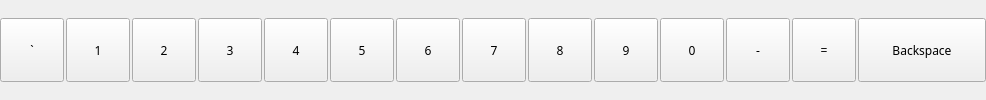
                    <widget class="QWidget" name="row0_2" native="true">
                     <property name="sizePolicy">
                      <sizepolicy hsizetype="Minimum" vsizetype="Minimum">
                       <horstretch>0</horstretch>
                       <verstretch>0</verstretch>
                      </sizepolicy>
                     </property>
                     <property name="minimumSize">
                      <size>
                       <width>0</width>
                       <height>0</height>
                      </size>
                     </property>
                     <layout class="QHBoxLayout" name="horizontalLayout_8">
                      <property name="spacing">
                       <number>2</number>
                      </property>
                      <property name="sizeConstraint">
                       <enum>QLayout::SizeConstraint::SetDefaultConstraint</enum>
                      </property>
                      <property name="leftMargin">
                       <number>0</number>
                      </property>
                      <property name="topMargin">
                       <number>0</number>
                      </property>
                      <property name="rightMargin">
                       <number>0</number>
                      </property>
                      <property name="bottomMargin">
                       <number>0</number>
                      </property>
                      <item>
                       <widget class="QPushButton" name="btn_tilde">
                        <property name="sizePolicy">
                         <sizepolicy hsizetype="Fixed" vsizetype="Minimum">
                          <horstretch>0</horstretch>
                          <verstretch>0</verstretch>
                         </sizepolicy>
                        </property>
                        <property name="minimumSize">
                         <size>
                          <width>64</width>
                          <height>64</height>
                         </size>
                        </property>
                        <property name="maximumSize">
                         <size>
                          <width>64</width>
                          <height>64</height>
                         </size>
                        </property>
                        <property name="font">
                         <font>
                          <family>TF2 Build</family>
                          <italic>false</italic>
                          <bold>false</bold>
                          <stylestrategy>PreferDefault</stylestrategy>
                         </font>
                        </property>
                        <property name="cursor">
                         <cursorShape>PointingHandCursor</cursorShape>
                        </property>
                        <property name="text">
                         <string>`</string>
                        </property>
                        <property name="autoRepeat">
                         <bool>false</bool>
                        </property>
                        <attribute name="buttonGroup">
                         <string notr="true">keybButtons</string>
                        </attribute>
                       </widget>
                      </item>
                      <item>
                       <widget class="QPushButton" name="btn_1">
                        <property name="sizePolicy">
                         <sizepolicy hsizetype="Fixed" vsizetype="Minimum">
                          <horstretch>0</horstretch>
                          <verstretch>0</verstretch>
                         </sizepolicy>
                        </property>
                        <property name="minimumSize">
                         <size>
                          <width>64</width>
                          <height>64</height>
                         </size>
                        </property>
                        <property name="maximumSize">
                         <size>
                          <width>64</width>
                          <height>64</height>
                         </size>
                        </property>
                        <property name="font">
                         <font>
                          <family>TF2 Build</family>
                          <italic>false</italic>
                          <bold>false</bold>
                          <stylestrategy>PreferDefault</stylestrategy>
                         </font>
                        </property>
                        <property name="cursor">
                         <cursorShape>PointingHandCursor</cursorShape>
                        </property>
                        <property name="text">
                         <string>1</string>
                        </property>
                        <property name="autoRepeat">
                         <bool>false</bool>
                        </property>
                        <attribute name="buttonGroup">
                         <string notr="true">keybButtons</string>
                        </attribute>
                       </widget>
                      </item>
                      <item>
                       <widget class="QPushButton" name="btn_2">
                        <property name="sizePolicy">
                         <sizepolicy hsizetype="Fixed" vsizetype="Minimum">
                          <horstretch>0</horstretch>
                          <verstretch>0</verstretch>
                         </sizepolicy>
                        </property>
                        <property name="minimumSize">
                         <size>
                          <width>64</width>
                          <height>64</height>
                         </size>
                        </property>
                        <property name="maximumSize">
                         <size>
                          <width>64</width>
                          <height>64</height>
                         </size>
                        </property>
                        <property name="font">
                         <font>
                          <family>TF2 Build</family>
                          <italic>false</italic>
                          <bold>false</bold>
                          <stylestrategy>PreferDefault</stylestrategy>
                         </font>
                        </property>
                        <property name="cursor">
                         <cursorShape>PointingHandCursor</cursorShape>
                        </property>
                        <property name="text">
                         <string>2</string>
                        </property>
                        <property name="autoRepeat">
                         <bool>false</bool>
                        </property>
                        <attribute name="buttonGroup">
                         <string notr="true">keybButtons</string>
                        </attribute>
                       </widget>
                      </item>
                      <item>
                       <widget class="QPushButton" name="btn_3">
                        <property name="sizePolicy">
                         <sizepolicy hsizetype="Fixed" vsizetype="Minimum">
                          <horstretch>0</horstretch>
                          <verstretch>0</verstretch>
                         </sizepolicy>
                        </property>
                        <property name="minimumSize">
                         <size>
                          <width>64</width>
                          <height>64</height>
                         </size>
                        </property>
                        <property name="maximumSize">
                         <size>
                          <width>64</width>
                          <height>64</height>
                         </size>
                        </property>
                        <property name="font">
                         <font>
                          <family>TF2 Build</family>
                          <italic>false</italic>
                          <bold>false</bold>
                          <stylestrategy>PreferDefault</stylestrategy>
                         </font>
                        </property>
                        <property name="cursor">
                         <cursorShape>PointingHandCursor</cursorShape>
                        </property>
                        <property name="text">
                         <string>3</string>
                        </property>
                        <property name="autoRepeat">
                         <bool>false</bool>
                        </property>
                        <attribute name="buttonGroup">
                         <string notr="true">keybButtons</string>
                        </attribute>
                       </widget>
                      </item>
                      <item>
                       <widget class="QPushButton" name="btn_4">
                        <property name="sizePolicy">
                         <sizepolicy hsizetype="Fixed" vsizetype="Minimum">
                          <horstretch>0</horstretch>
                          <verstretch>0</verstretch>
                         </sizepolicy>
                        </property>
                        <property name="minimumSize">
                         <size>
                          <width>64</width>
                          <height>64</height>
                         </size>
                        </property>
                        <property name="maximumSize">
                         <size>
                          <width>64</width>
                          <height>64</height>
                         </size>
                        </property>
                        <property name="font">
                         <font>
                          <family>TF2 Build</family>
                          <italic>false</italic>
                          <bold>false</bold>
                          <stylestrategy>PreferDefault</stylestrategy>
                         </font>
                        </property>
                        <property name="cursor">
                         <cursorShape>PointingHandCursor</cursorShape>
                        </property>
                        <property name="text">
                         <string>4</string>
                        </property>
                        <property name="autoRepeat">
                         <bool>false</bool>
                        </property>
                        <property name="autoDefault">
                         <bool>false</bool>
                        </property>
                        <property name="default">
                         <bool>false</bool>
                        </property>
                        <property name="flat">
                         <bool>false</bool>
                        </property>
                        <attribute name="buttonGroup">
                         <string notr="true">keybButtons</string>
                        </attribute>
                       </widget>
                      </item>
                      <item>
                       <widget class="QPushButton" name="btn_5">
                        <property name="sizePolicy">
                         <sizepolicy hsizetype="Fixed" vsizetype="Minimum">
                          <horstretch>0</horstretch>
                          <verstretch>0</verstretch>
                         </sizepolicy>
                        </property>
                        <property name="minimumSize">
                         <size>
                          <width>64</width>
                          <height>64</height>
                         </size>
                        </property>
                        <property name="maximumSize">
                         <size>
                          <width>64</width>
                          <height>64</height>
                         </size>
                        </property>
                        <property name="font">
                         <font>
                          <family>TF2 Build</family>
                          <italic>false</italic>
                          <bold>false</bold>
                          <stylestrategy>PreferDefault</stylestrategy>
                         </font>
                        </property>
                        <property name="cursor">
                         <cursorShape>PointingHandCursor</cursorShape>
                        </property>
                        <property name="text">
                         <string>5</string>
                        </property>
                        <property name="autoRepeat">
                         <bool>false</bool>
                        </property>
                        <property name="autoDefault">
                         <bool>false</bool>
                        </property>
                        <property name="default">
                         <bool>false</bool>
                        </property>
                        <property name="flat">
                         <bool>false</bool>
                        </property>
                        <attribute name="buttonGroup">
                         <string notr="true">keybButtons</string>
                        </attribute>
                       </widget>
                      </item>
                      <item>
                       <widget class="QPushButton" name="btn_6">
                        <property name="sizePolicy">
                         <sizepolicy hsizetype="Fixed" vsizetype="Minimum">
                          <horstretch>0</horstretch>
                          <verstretch>0</verstretch>
                         </sizepolicy>
                        </property>
                        <property name="minimumSize">
                         <size>
                          <width>64</width>
                          <height>64</height>
                         </size>
                        </property>
                        <property name="maximumSize">
                         <size>
                          <width>64</width>
                          <height>64</height>
                         </size>
                        </property>
                        <property name="font">
                         <font>
                          <family>TF2 Build</family>
                          <italic>false</italic>
                          <bold>false</bold>
                          <stylestrategy>PreferDefault</stylestrategy>
                         </font>
                        </property>
                        <property name="cursor">
                         <cursorShape>PointingHandCursor</cursorShape>
                        </property>
                        <property name="text">
                         <string>6</string>
                        </property>
                        <property name="autoRepeat">
                         <bool>false</bool>
                        </property>
                        <property name="autoDefault">
                         <bool>false</bool>
                        </property>
                        <property name="default">
                         <bool>false</bool>
                        </property>
                        <property name="flat">
                         <bool>false</bool>
                        </property>
                        <attribute name="buttonGroup">
                         <string notr="true">keybButtons</string>
                        </attribute>
                       </widget>
                      </item>
                      <item>
                       <widget class="QPushButton" name="btn_7">
                        <property name="sizePolicy">
                         <sizepolicy hsizetype="Fixed" vsizetype="Minimum">
                          <horstretch>0</horstretch>
                          <verstretch>0</verstretch>
                         </sizepolicy>
                        </property>
                        <property name="minimumSize">
                         <size>
                          <width>64</width>
                          <height>64</height>
                         </size>
                        </property>
                        <property name="maximumSize">
                         <size>
                          <width>64</width>
                          <height>64</height>
                         </size>
                        </property>
                        <property name="font">
                         <font>
                          <family>TF2 Build</family>
                          <italic>false</italic>
                          <bold>false</bold>
                          <stylestrategy>PreferDefault</stylestrategy>
                         </font>
                        </property>
                        <property name="cursor">
                         <cursorShape>PointingHandCursor</cursorShape>
                        </property>
                        <property name="text">
                         <string>7</string>
                        </property>
                        <property name="autoRepeat">
                         <bool>false</bool>
                        </property>
                        <property name="autoDefault">
                         <bool>false</bool>
                        </property>
                        <property name="default">
                         <bool>false</bool>
                        </property>
                        <property name="flat">
                         <bool>false</bool>
                        </property>
                        <attribute name="buttonGroup">
                         <string notr="true">keybButtons</string>
                        </attribute>
                       </widget>
                      </item>
                      <item>
                       <widget class="QPushButton" name="btn_8">
                        <property name="sizePolicy">
                         <sizepolicy hsizetype="Fixed" vsizetype="Minimum">
                          <horstretch>0</horstretch>
                          <verstretch>0</verstretch>
                         </sizepolicy>
                        </property>
                        <property name="minimumSize">
                         <size>
                          <width>64</width>
                          <height>64</height>
                         </size>
                        </property>
                        <property name="maximumSize">
                         <size>
                          <width>64</width>
                          <height>64</height>
                         </size>
                        </property>
                        <property name="font">
                         <font>
                          <family>TF2 Build</family>
                          <italic>false</italic>
                          <bold>false</bold>
                          <stylestrategy>PreferDefault</stylestrategy>
                         </font>
                        </property>
                        <property name="cursor">
                         <cursorShape>PointingHandCursor</cursorShape>
                        </property>
                        <property name="text">
                         <string>8</string>
                        </property>
                        <property name="autoRepeat">
                         <bool>false</bool>
                        </property>
                        <attribute name="buttonGroup">
                         <string notr="true">keybButtons</string>
                        </attribute>
                       </widget>
                      </item>
                      <item>
                       <widget class="QPushButton" name="btn_9">
                        <property name="sizePolicy">
                         <sizepolicy hsizetype="Fixed" vsizetype="Minimum">
                          <horstretch>0</horstretch>
                          <verstretch>0</verstretch>
                         </sizepolicy>
                        </property>
                        <property name="minimumSize">
                         <size>
                          <width>64</width>
                          <height>64</height>
                         </size>
                        </property>
                        <property name="maximumSize">
                         <size>
                          <width>64</width>
                          <height>64</height>
                         </size>
                        </property>
                        <property name="font">
                         <font>
                          <family>TF2 Build</family>
                          <italic>false</italic>
                          <bold>false</bold>
                          <stylestrategy>PreferDefault</stylestrategy>
                         </font>
                        </property>
                        <property name="cursor">
                         <cursorShape>PointingHandCursor</cursorShape>
                        </property>
                        <property name="text">
                         <string>9</string>
                        </property>
                        <property name="autoRepeat">
                         <bool>false</bool>
                        </property>
                        <property name="autoDefault">
                         <bool>false</bool>
                        </property>
                        <property name="default">
                         <bool>false</bool>
                        </property>
                        <property name="flat">
                         <bool>false</bool>
                        </property>
                        <attribute name="buttonGroup">
                         <string notr="true">keybButtons</string>
                        </attribute>
                       </widget>
                      </item>
                      <item>
                       <widget class="QPushButton" name="btn_0">
                        <property name="sizePolicy">
                         <sizepolicy hsizetype="Fixed" vsizetype="Minimum">
                          <horstretch>0</horstretch>
                          <verstretch>0</verstretch>
                         </sizepolicy>
                        </property>
                        <property name="minimumSize">
                         <size>
                          <width>64</width>
                          <height>64</height>
                         </size>
                        </property>
                        <property name="maximumSize">
                         <size>
                          <width>64</width>
                          <height>64</height>
                         </size>
                        </property>
                        <property name="font">
                         <font>
                          <family>TF2 Build</family>
                          <italic>false</italic>
                          <bold>false</bold>
                          <stylestrategy>PreferDefault</stylestrategy>
                         </font>
                        </property>
                        <property name="cursor">
                         <cursorShape>PointingHandCursor</cursorShape>
                        </property>
                        <property name="text">
                         <string>0</string>
                        </property>
                        <property name="autoRepeat">
                         <bool>false</bool>
                        </property>
                        <property name="autoDefault">
                         <bool>false</bool>
                        </property>
                        <property name="default">
                         <bool>false</bool>
                        </property>
                        <property name="flat">
                         <bool>false</bool>
                        </property>
                        <attribute name="buttonGroup">
                         <string notr="true">keybButtons</string>
                        </attribute>
                       </widget>
                      </item>
                      <item>
                       <widget class="QPushButton" name="btn_minus">
                        <property name="sizePolicy">
                         <sizepolicy hsizetype="Fixed" vsizetype="Minimum">
                          <horstretch>0</horstretch>
                          <verstretch>0</verstretch>
                         </sizepolicy>
                        </property>
                        <property name="minimumSize">
                         <size>
                          <width>64</width>
                          <height>64</height>
                         </size>
                        </property>
                        <property name="maximumSize">
                         <size>
                          <width>64</width>
                          <height>64</height>
                         </size>
                        </property>
                        <property name="font">
                         <font>
                          <family>TF2 Build</family>
                          <italic>false</italic>
                          <bold>false</bold>
                          <stylestrategy>PreferDefault</stylestrategy>
                         </font>
                        </property>
                        <property name="cursor">
                         <cursorShape>PointingHandCursor</cursorShape>
                        </property>
                        <property name="text">
                         <string>-</string>
                        </property>
                        <property name="autoRepeat">
                         <bool>false</bool>
                        </property>
                        <property name="autoDefault">
                         <bool>false</bool>
                        </property>
                        <property name="default">
                         <bool>false</bool>
                        </property>
                        <property name="flat">
                         <bool>false</bool>
                        </property>
                        <attribute name="buttonGroup">
                         <string notr="true">keybButtons</string>
                        </attribute>
                       </widget>
                      </item>
                      <item>
                       <widget class="QPushButton" name="btn_eq">
                        <property name="sizePolicy">
                         <sizepolicy hsizetype="Fixed" vsizetype="Minimum">
                          <horstretch>0</horstretch>
                          <verstretch>0</verstretch>
                         </sizepolicy>
                        </property>
                        <property name="minimumSize">
                         <size>
                          <width>64</width>
                          <height>64</height>
                         </size>
                        </property>
                        <property name="maximumSize">
                         <size>
                          <width>64</width>
                          <height>64</height>
                         </size>
                        </property>
                        <property name="font">
                         <font>
                          <family>TF2 Build</family>
                          <italic>false</italic>
                          <bold>false</bold>
                          <stylestrategy>PreferDefault</stylestrategy>
                         </font>
                        </property>
                        <property name="cursor">
                         <cursorShape>PointingHandCursor</cursorShape>
                        </property>
                        <property name="text">
                         <string>=</string>
                        </property>
                        <property name="autoRepeat">
                         <bool>false</bool>
                        </property>
                        <property name="autoDefault">
                         <bool>false</bool>
                        </property>
                        <property name="default">
                         <bool>false</bool>
                        </property>
                        <property name="flat">
                         <bool>false</bool>
                        </property>
                        <attribute name="buttonGroup">
                         <string notr="true">keybButtons</string>
                        </attribute>
                       </widget>
                      </item>
                      <item>
                       <widget class="QPushButton" name="btn_bkspc">
                        <property name="sizePolicy">
                         <sizepolicy hsizetype="Fixed" vsizetype="Minimum">
                          <horstretch>0</horstretch>
                          <verstretch>0</verstretch>
                         </sizepolicy>
                        </property>
                        <property name="minimumSize">
                         <size>
                          <width>128</width>
                          <height>64</height>
                         </size>
                        </property>
                        <property name="maximumSize">
                         <size>
                          <width>128</width>
                          <height>64</height>
                         </size>
                        </property>
                        <property name="font">
                         <font>
                          <family>TF2 Build</family>
                          <italic>false</italic>
                          <bold>false</bold>
                          <stylestrategy>PreferDefault</stylestrategy>
                         </font>
                        </property>
                        <property name="cursor">
                         <cursorShape>PointingHandCursor</cursorShape>
                        </property>
                        <property name="text">
                         <string>Backspace</string>
                        </property>
                        <property name="autoRepeat">
                         <bool>false</bool>
                        </property>
                        <property name="autoDefault">
                         <bool>false</bool>
                        </property>
                        <property name="default">
                         <bool>false</bool>
                        </property>
                        <property name="flat">
                         <bool>false</bool>
                        </property>
                        <attribute name="buttonGroup">
                         <string notr="true">keybButtons</string>
                        </attribute>
                       </widget>
                      </item>
                     </layout>
                    </widget>
